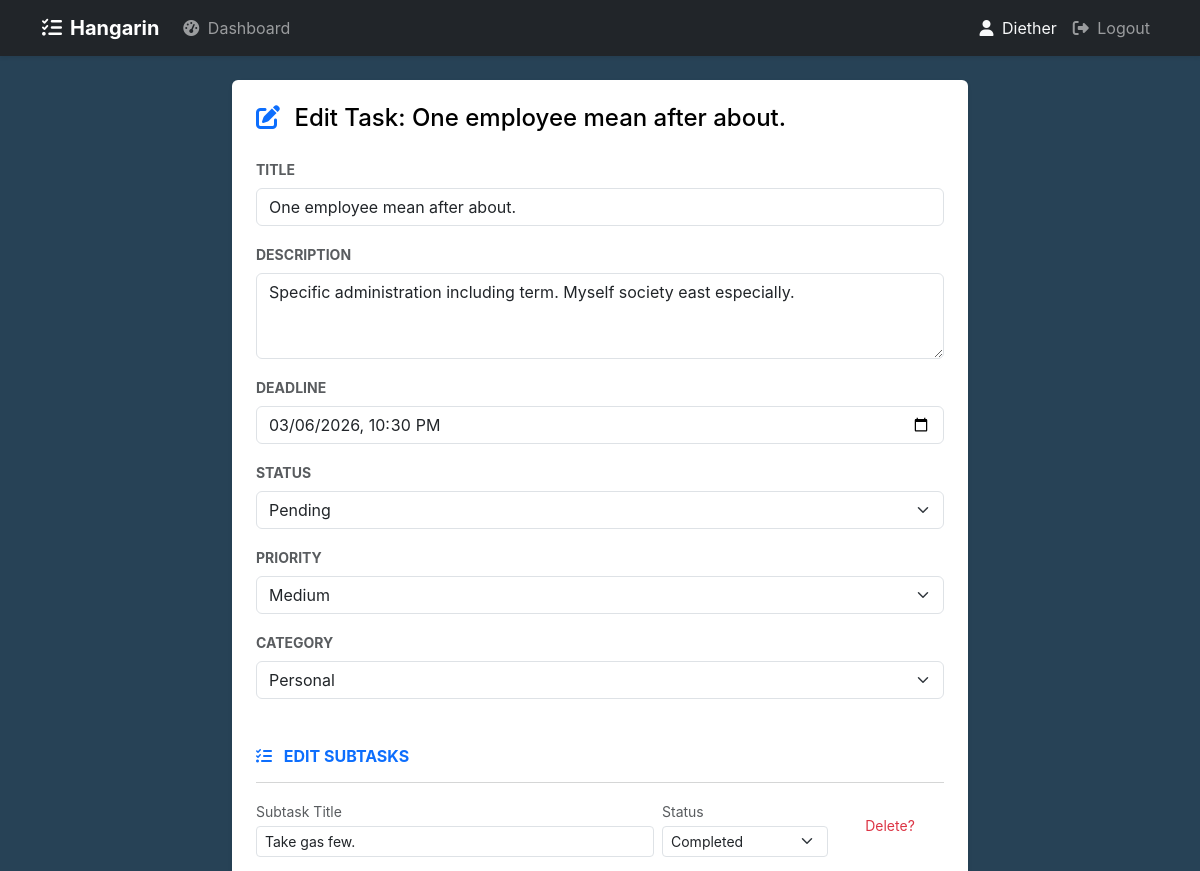
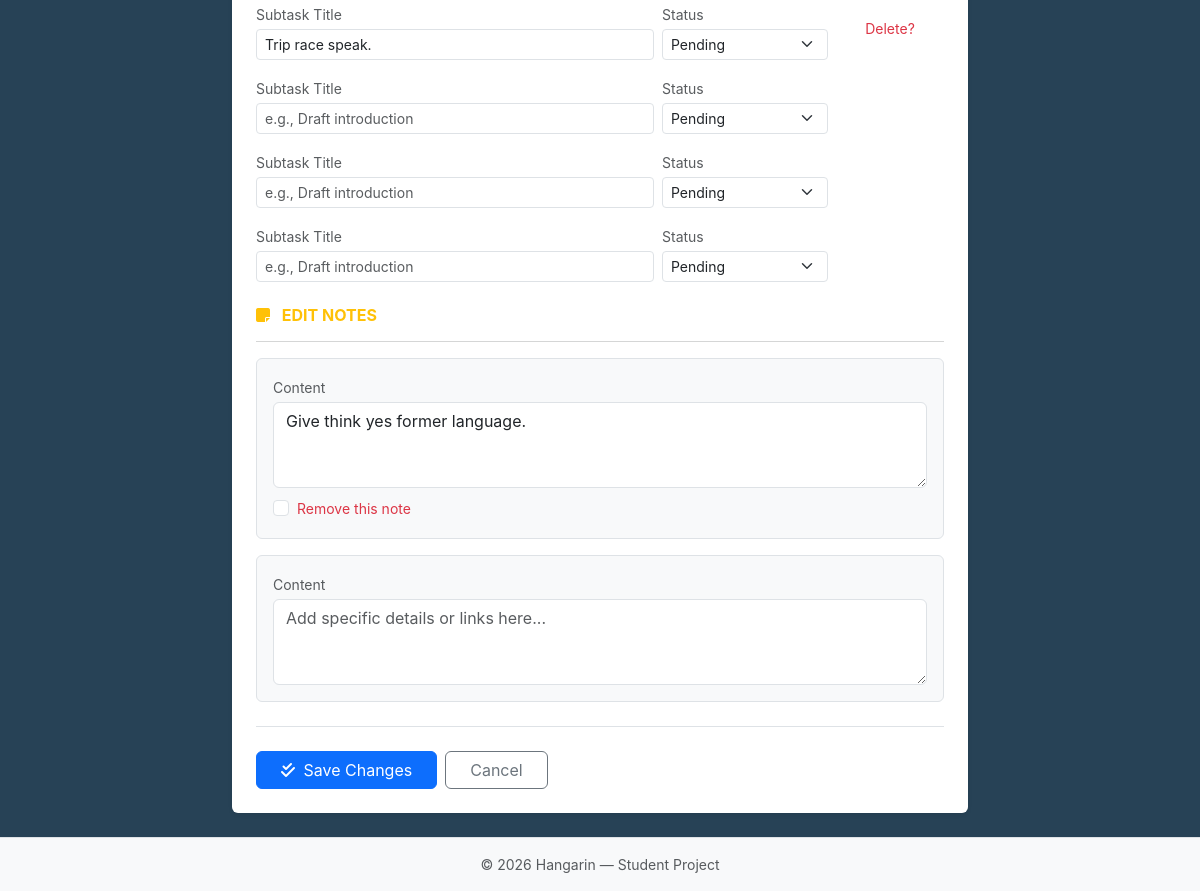
The page /task/edit/19/ (signed in) on the database its author committed (2 pictures, top to bottom).
### hangarin/models.py (models this page shows, shortened)
class BaseModel(models.Model):
    created_at = models.DateTimeField(auto_now_add=True)
    updated_at = models.DateTimeField(auto_now=True)
    class Meta:
        abstract = True

class Task(BaseModel):
    user = models.ForeignKey(settings.AUTH_USER_MODEL, on_delete=models.CASCADE)
    STATUS_CHOICES = [
        ("Pending", "Pending"),
        ("In Progress", "In Progress"),
        ("Completed", "Completed"),
    ]
    title = models.CharField(max_length=255)
    description = models.TextField()
    deadline = models.DateTimeField()
    status = models.CharField(max_length=50, choices=STATUS_CHOICES, default="Pending")
    priority = models.ForeignKey(Priority, on_delete=models.CASCADE)
    category = models.ForeignKey(Category, on_delete=models.CASCADE)

### hangarin/views.py (the view, shortened to what this page needs)
# urls.py: path('task/edit/<int:pk>/', views.TaskUpdateView.as_view(), name='task_update'),
class TaskUpdateView(LoginRequiredMixin, UpdateView):
    model = Task
    form_class = TaskForm
    template_name = "hangarin/task_form.html"
    success_url = reverse_lazy("hangarin:dashboard")
    def get_queryset(self):
        return Task.objects.filter(user=self.request.user)
    def get_context_data(self, **kwargs):
        data = super().get_context_data(**kwargs)
        if self.request.POST:
            data['subtasks'] = SubTaskFormSet(self.request.POST, instance=self.object)
            data['notes'] = NoteFormSet(self.request.POST, instance=self.object)
        else:
            data['subtasks'] = SubTaskFormSet(instance=self.object)
            data['notes'] = NoteFormSet(instance=self.object)
        return data

### hangarin/forms.py
class TaskForm(forms.ModelForm):
    deadline = forms.DateTimeField(
        input_formats=["%Y-%m-%dT%H:%M", "%Y-%m-%d %H:%M:%S", "%Y-%m-%d %H:%M"],
        widget=forms.DateTimeInput(attrs={"class": "form-control", "type": "datetime-local"}, format="%Y-%m-%dT%H:%M"),
    )
    class Meta:
        model = Task
        fields = ["title", "description", "deadline", "status", "priority", "category"]
        widgets = {
            "title": forms.TextInput(attrs={"class": "form-control", "placeholder": "Task title"}),
            "description": forms.Textarea(attrs={"class": "form-control", "rows": 3, "placeholder": "Description"}),
            "status": forms.Select(attrs={"class": "form-select"}),
            "priority": forms.Select(attrs={"class": "form-select"}),
            "category": forms.Select(attrs={"class": "form-select"}),
        }

### hangarin/models.py (called while the page is built)
    def __str__(self):
        return self.name

    def __str__(self):
        return self.name

### hangarin/templates/hangarin/task_form.html (shortened to what this page needs)
{% extends 'base.html' %}
{% load widget_tweaks %}
{% block content %}
<div class="row justify-content-center">
    <div class="col-md-10 col-lg-8">
        <div class="card border-0 shadow-sm">
            <div class="card-body p-4">
                <h2 class="h4 mb-4">
                  <i class="fa-solid {% if form.instance.pk %}fa-pen-to-square{% else %}fa-plus-circle{% endif %} text-primary me-2"></i>
                  {% if form.instance.pk %}Edit Task: {{ form.instance.title }}{% else %}Add New Task{% endif %}
                </h2>
                <form method="post" novalidate>
                    {% for field in form %}
                    <div class="mb-3">
                        <label for="{{ field.id_for_label }}" class="form-label fw-bold small text-uppercase text-muted">{{ field.label }}</label>
                        {% render_field field class+="form-control" %}
                    </div>
                    {% endfor %}
                    <div class="mt-5 mb-4">
                        <h5 class="h6 text-uppercase fw-bold text-primary mb-3">
                            <i class="fa-solid fa-list-check me-2"></i>
                            {% if form.instance.pk %}Edit Subtasks{% else %}Add Subtasks (Optional){% endif %}
                        </h5>
                        <hr class="text-muted opacity-25">
                        <div id="subtask-form-container">
                            {% for sub_form in subtasks %}
                            <div class="row g-2 mb-3 align-items-center subtask-form-row">
                                <div class="col-md-7">
                                    <label class="small text-muted mb-1">Subtask Title</label>
                                    {% render_field sub_form.title class+="form-control form-control-sm" placeholder="e.g., Draft introduction" %}
                                </div>
                                <div class="col-md-3">
                                    <label class="small text-muted mb-1">Status</label>
                                    {% render_field sub_form.status class+="form-select form-select-sm" %}
                                </div>
                                <div class="col-md-2 text-center">
                                    {% if sub_form.instance.pk %}
                                        <label class="small text-danger d-block mb-1">Delete?</label>
                                    {% endif %}
                                </div>
                            </div>
                            {% endfor %}
                        </div>
                    </div>
                    <div class="mt-4 mb-4">
                        <h5 class="h6 text-uppercase fw-bold text-warning mb-3">
                            <i class="fa-solid fa-note-sticky me-2"></i>
                            {% if form.instance.pk %}Edit Notes{% else %}Additional Notes{% endif %}
                        </h5>
                        <hr class="text-muted opacity-25">
                        <div id="notes-form-container">
                            {% for n_form in notes %}
                            <div class="mb-3 p-3 border rounded bg-light position-relative">
                                <label class="small text-muted mb-1">Content</label>
                                {% render_field n_form.content class+="form-control" placeholder="Add specific details or links here..." rows="3" %}
                                {% if n_form.instance.pk %}
                                <div class="form-check mt-2">
                                    {% render_field n_form.DELETE class="form-check-input" %}
                                    <label class="form-check-label small text-danger">Remove this note</label>
                                </div>
                                {% endif %}
                            </div>
                            {% endfor %}
                        </div>
                    </div>
                    <div class="d-flex gap-2 border-top pt-4">
                        <button type="submit" class="btn btn-primary px-4">
                            <i class="fa-solid fa-check-double me-1"></i>
                            {% if form.instance.pk %}Save Changes{% else %}Create Task & Subtasks{% endif %}
                        </button>
                        <a href="{% url 'hangarin:dashboard' %}" class="btn btn-outline-secondary px-4">Cancel</a>
                    </div>
                </form>
            </div>
        </div>
    </div>
</div>
{% endblock %}

### hangarin/templates/base.html (shortened to what this page needs)
{% load static %}
{% load pwa %}
<!DOCTYPE html>
<html lang="en">
<head>
    <link href="{% static 'css/bootstrap.min.css' %}" rel="stylesheet">
    <link href="{% static 'css/fontawesome.min.css' %}" rel="stylesheet">
    <link href="{% static 'css/custom.css' %}" rel="stylesheet">
</head>
<body class="d-flex flex-column min-vh-100">
    <nav class="navbar navbar-expand-lg navbar-dark bg-dark shadow-sm">
        <div class="container">
            <a class="navbar-brand fw-bold" href="{% url 'hangarin:dashboard' %}">
                <i class="fa-solid fa-list-check me-2"></i>Hangarin
            </a>
            <div class="collapse navbar-collapse" id="navbarNav">
                <ul class="navbar-nav me-auto">
                    <li class="nav-item">
                        <a class="nav-link" href="{% url 'hangarin:dashboard' %}"><i class="fa-solid fa-gauge-high me-1"></i> Dashboard</a>
                    </li>
                </ul>
                <ul class="navbar-nav">
                    {% if user.is_authenticated %}
                    <li class="nav-item">
                        <span class="nav-link text-light"><i class="fa-solid fa-user me-1"></i> {{ user.get_username }}</span>
                    </li>
                    <li class="nav-item">
                        <a class="nav-link" href="{% url 'account_logout' %}"><i class="fa-solid fa-right-from-bracket me-1"></i> Logout</a>
                    </li>
                    {% else %}
                    <li class="nav-item">
                        <a class="nav-link" href="{% url 'account_login' %}">Login</a>
                    </li>
                    {% endif %}
                </ul>
            </div>
        </div>
    </nav>
    <main class="container flex-grow-1 py-4">
        {% block content %}{% endblock %}
    </main>
    <footer class="mt-auto py-3 bg-light border-top">
        <div class="container text-center text-muted small">
            © 2026 Hangarin — Student Project
        </div>
    </footer>
</body>
</html>

### static/css/custom.css (style rules this page uses)
:root { --hangarin-dark: #b1b6bf; --hangarin-blue: #3182ce; --hangarin-bg: #274256; }
body { background-color: var(--hangarin-bg); color: var(--hangarin-dark); font-family: 'Inter', -apple-system, sans-serif; -webkit-font-smoothing: antialiased; }
.card h2 { --bs-text-opacity: 1 !important; color: #000000 !important; opacity: 1 !important; }
body { opacity: 0; transition: opacity 0.4s ease-in-out; }
body.page-loaded { opacity: 1; }

### rows shown on the page
Task: instance "One employee mean after about.", title "One employee mean after about." "Specific administration including term. Myself society east especially." "03/06/2026 22:30" "Pending" "Medium" "Personal"

### other values the page prints
{{ user.get_username }} "Diether"
{{ field.label }} "TITLE" "DESCRIPTION" "DEADLINE" "STATUS" "PRIORITY" "CATEGORY"
